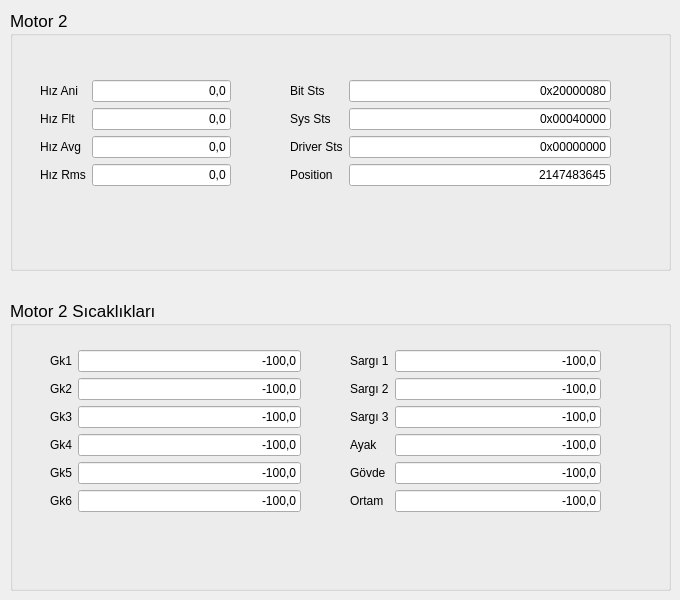
    <widget class="QWidget" name="tab_4">
     <attribute name="title">
      <string>Motor 2</string>
     </attribute>
     <widget class="QGroupBox" name="Motor2">
      <property name="geometry">
       <rect>
        <x>10</x>
        <y>10</y>
        <width>661</width>
        <height>261</height>
       </rect>
      </property>
      <property name="font">
       <font>
        <pointsize>13</pointsize>
       </font>
      </property>
      <property name="title">
       <string>Motor 2</string>
      </property>
      <widget class="QWidget" name="layoutWidget_4">
       <property name="geometry">
        <rect>
         <x>30</x>
         <y>70</y>
         <width>191</width>
         <height>151</height>
        </rect>
       </property>
       <layout class="QFormLayout" name="formLayout_21">
        <item row="0" column="0">
         <widget class="QLabel" name="HizAni_2">
          <property name="font">
           <font>
            <pointsize>9</pointsize>
           </font>
          </property>
          <property name="text">
           <string>Hız Ani</string>
          </property>
         </widget>
        </item>
        <item row="0" column="1">
         <widget class="QLineEdit" name="lineEdit_147">
          <property name="font">
           <font>
            <pointsize>9</pointsize>
           </font>
          </property>
          <property name="text">
           <string>0,0</string>
          </property>
          <property name="alignment">
           <set>Qt::AlignRight|Qt::AlignTrailing|Qt::AlignVCenter</set>
          </property>
         </widget>
        </item>
        <item row="1" column="0">
         <widget class="QLabel" name="HizFlt_2">
          <property name="font">
           <font>
            <pointsize>9</pointsize>
           </font>
          </property>
          <property name="text">
           <string>Hız Flt</string>
          </property>
         </widget>
        </item>
        <item row="1" column="1">
         <widget class="QLineEdit" name="lineEdit_148">
          <property name="font">
           <font>
            <pointsize>9</pointsize>
           </font>
          </property>
          <property name="text">
           <string>0,0</string>
          </property>
          <property name="alignment">
           <set>Qt::AlignRight|Qt::AlignTrailing|Qt::AlignVCenter</set>
          </property>
         </widget>
        </item>
        <item row="2" column="0">
         <widget class="QLabel" name="HizAvg_2">
          <property name="font">
           <font>
            <pointsize>9</pointsize>
           </font>
          </property>
          <property name="text">
           <string>Hız Avg</string>
          </property>
         </widget>
        </item>
        <item row="2" column="1">
         <widget class="QLineEdit" name="lineEdit_149">
          <property name="font">
           <font>
            <pointsize>9</pointsize>
           </font>
          </property>
          <property name="text">
           <string>0,0</string>
          </property>
          <property name="alignment">
           <set>Qt::AlignRight|Qt::AlignTrailing|Qt::AlignVCenter</set>
          </property>
         </widget>
        </item>
        <item row="3" column="0">
         <widget class="QLabel" name="HizRms_2">
          <property name="font">
           <font>
            <pointsize>9</pointsize>
           </font>
          </property>
          <property name="text">
           <string>Hız Rms</string>
          </property>
         </widget>
        </item>
        <item row="3" column="1">
         <widget class="QLineEdit" name="lineEdit_150">
          <property name="font">
           <font>
            <pointsize>9</pointsize>
           </font>
          </property>
          <property name="text">
           <string>0,0</string>
          </property>
          <property name="alignment">
           <set>Qt::AlignRight|Qt::AlignTrailing|Qt::AlignVCenter</set>
          </property>
         </widget>
        </item>
       </layout>
      </widget>
      <widget class="QWidget" name="layoutWidget_5">
       <property name="geometry">
        <rect>
         <x>280</x>
         <y>70</y>
         <width>321</width>
         <height>141</height>
        </rect>
       </property>
       <layout class="QFormLayout" name="formLayout_22">
        <item row="0" column="0">
         <widget class="QLabel" name="BitSts_2">
          <property name="font">
           <font>
            <pointsize>9</pointsize>
           </font>
          </property>
          <property name="text">
           <string>Bit Sts</string>
          </property>
         </widget>
        </item>
        <item row="0" column="1">
         <widget class="QLineEdit" name="lineEdit_151">
          <property name="font">
           <font>
            <pointsize>9</pointsize>
           </font>
          </property>
          <property name="text">
           <string>0x20000080</string>
          </property>
          <property name="alignment">
           <set>Qt::AlignRight|Qt::AlignTrailing|Qt::AlignVCenter</set>
          </property>
         </widget>
        </item>
        <item row="1" column="0">
         <widget class="QLabel" name="SysSts_2">
          <property name="font">
           <font>
            <pointsize>9</pointsize>
           </font>
          </property>
          <property name="text">
           <string>Sys Sts</string>
          </property>
         </widget>
        </item>
        <item row="1" column="1">
         <widget class="QLineEdit" name="lineEdit_152">
          <property name="font">
           <font>
            <pointsize>9</pointsize>
           </font>
          </property>
          <property name="text">
           <string>0x00040000</string>
          </property>
          <property name="alignment">
           <set>Qt::AlignRight|Qt::AlignTrailing|Qt::AlignVCenter</set>
          </property>
         </widget>
        </item>
        <item row="2" column="0">
         <widget class="QLabel" name="DriverSts_2">
          <property name="font">
           <font>
            <pointsize>9</pointsize>
           </font>
          </property>
          <property name="text">
           <string>Driver Sts</string>
          </property>
         </widget>
        </item>
        <item row="2" column="1">
         <widget class="QLineEdit" name="lineEdit_153">
          <property name="font">
           <font>
            <pointsize>9</pointsize>
           </font>
          </property>
          <property name="text">
           <string>0x00000000</string>
          </property>
          <property name="alignment">
           <set>Qt::AlignRight|Qt::AlignTrailing|Qt::AlignVCenter</set>
          </property>
         </widget>
        </item>
        <item row="3" column="0">
         <widget class="QLabel" name="Position_2">
          <property name="font">
           <font>
            <pointsize>9</pointsize>
           </font>
          </property>
          <property name="text">
           <string>Position</string>
          </property>
         </widget>
        </item>
        <item row="3" column="1">
         <widget class="QLineEdit" name="lineEdit_154">
          <property name="font">
           <font>
            <pointsize>9</pointsize>
           </font>
          </property>
          <property name="text">
           <string>2147483645</string>
          </property>
          <property name="alignment">
           <set>Qt::AlignRight|Qt::AlignTrailing|Qt::AlignVCenter</set>
          </property>
         </widget>
        </item>
       </layout>
      </widget>
     </widget>
     <widget class="QGroupBox" name="Motor2Sicakliklari">
      <property name="geometry">
       <rect>
        <x>10</x>
        <y>300</y>
        <width>661</width>
        <height>291</height>
       </rect>
      </property>
      <property name="font">
       <font>
        <pointsize>13</pointsize>
       </font>
      </property>
      <property name="title">
       <string>Motor 2 Sıcaklıkları</string>
      </property>
      <widget class="QWidget" name="layoutWidget_8">
       <property name="geometry">
        <rect>
         <x>40</x>
         <y>50</y>
         <width>251</width>
         <height>205</height>
        </rect>
       </property>
       <layout class="QFormLayout" name="formLayout_25">
        <item row="0" column="0">
         <widget class="QLabel" name="Gk1_2">
          <property name="font">
           <font>
            <pointsize>9</pointsize>
           </font>
          </property>
          <property name="text">
           <string>Gk1</string>
          </property>
         </widget>
        </item>
        <item row="0" column="1">
         <widget class="QLineEdit" name="lineEdit_163">
          <property name="font">
           <font>
            <pointsize>9</pointsize>
           </font>
          </property>
          <property name="text">
           <string>-100,0</string>
          </property>
          <property name="alignment">
           <set>Qt::AlignRight|Qt::AlignTrailing|Qt::AlignVCenter</set>
          </property>
         </widget>
        </item>
        <item row="1" column="0">
         <widget class="QLabel" name="Gk2_2">
          <property name="font">
           <font>
            <pointsize>9</pointsize>
           </font>
          </property>
          <property name="text">
           <string>Gk2</string>
          </property>
         </widget>
        </item>
        <item row="1" column="1">
         <widget class="QLineEdit" name="lineEdit_164">
          <property name="font">
           <font>
            <pointsize>9</pointsize>
           </font>
          </property>
          <property name="text">
           <string>-100,0</string>
          </property>
          <property name="alignment">
           <set>Qt::AlignRight|Qt::AlignTrailing|Qt::AlignVCenter</set>
          </property>
         </widget>
        </item>
        <item row="2" column="0">
         <widget class="QLabel" name="Gk3_2">
          <property name="font">
           <font>
            <pointsize>9</pointsize>
           </font>
          </property>
          <property name="text">
           <string>Gk3</string>
          </property>
         </widget>
        </item>
        <item row="2" column="1">
         <widget class="QLineEdit" name="lineEdit_165">
          <property name="font">
           <font>
            <pointsize>9</pointsize>
           </font>
          </property>
          <property name="text">
           <string>-100,0</string>
          </property>
          <property name="alignment">
           <set>Qt::AlignRight|Qt::AlignTrailing|Qt::AlignVCenter</set>
          </property>
         </widget>
        </item>
        <item row="3" column="0">
         <widget class="QLabel" name="Gk4_2">
          <property name="font">
           <font>
            <pointsize>9</pointsize>
           </font>
          </property>
          <property name="text">
           <string>Gk4</string>
          </property>
         </widget>
        </item>
        <item row="3" column="1">
         <widget class="QLineEdit" name="lineEdit_166">
          <property name="font">
           <font>
            <pointsize>9</pointsize>
           </font>
          </property>
          <property name="text">
           <string>-100,0</string>
          </property>
          <property name="alignment">
           <set>Qt::AlignRight|Qt::AlignTrailing|Qt::AlignVCenter</set>
          </property>
         </widget>
        </item>
        <item row="4" column="0">
         <widget class="QLabel" name="Gk5_2">
          <property name="font">
           <font>
            <pointsize>9</pointsize>
           </font>
          </property>
          <property name="text">
           <string>Gk5</string>
          </property>
         </widget>
        </item>
        <item row="4" column="1">
         <widget class="QLineEdit" name="lineEdit_167">
          <property name="font">
           <font>
            <pointsize>9</pointsize>
           </font>
          </property>
          <property name="text">
           <string>-100,0</string>
          </property>
          <property name="alignment">
           <set>Qt::AlignRight|Qt::AlignTrailing|Qt::AlignVCenter</set>
          </property>
         </widget>
        </item>
        <item row="5" column="0">
         <widget class="QLabel" name="Gk6_2">
          <property name="font">
           <font>
            <pointsize>9</pointsize>
           </font>
          </property>
          <property name="text">
           <string>Gk6</string>
          </property>
         </widget>
        </item>
        <item row="5" column="1">
         <widget class="QLineEdit" name="lineEdit_168">
          <property name="font">
           <font>
            <pointsize>9</pointsize>
           </font>
          </property>
          <property name="text">
           <string>-100,0</string>
          </property>
          <property name="alignment">
           <set>Qt::AlignRight|Qt::AlignTrailing|Qt::AlignVCenter</set>
          </property>
         </widget>
        </item>
       </layout>
      </widget>
      <widget class="QWidget" name="layoutWidget_9">
       <property name="geometry">
        <rect>
         <x>340</x>
         <y>50</y>
         <width>251</width>
         <height>205</height>
        </rect>
       </property>
       <layout class="QFormLayout" name="formLayout_26">
        <item row="0" column="0">
         <widget class="QLabel" name="Sargi1_2">
          <property name="font">
           <font>
            <pointsize>9</pointsize>
           </font>
          </property>
          <property name="text">
           <string>Sargı 1</string>
          </property>
         </widget>
        </item>
        <item row="0" column="1">
         <widget class="QLineEdit" name="lineEdit_169">
          <property name="font">
           <font>
            <pointsize>9</pointsize>
           </font>
          </property>
          <property name="text">
           <string>-100,0</string>
          </property>
          <property name="alignment">
           <set>Qt::AlignRight|Qt::AlignTrailing|Qt::AlignVCenter</set>
          </property>
         </widget>
        </item>
        <item row="1" column="0">
         <widget class="QLabel" name="Sargi2_2">
          <property name="font">
           <font>
            <pointsize>9</pointsize>
           </font>
          </property>
          <property name="text">
           <string>Sargı 2</string>
          </property>
         </widget>
        </item>
        <item row="1" column="1">
         <widget class="QLineEdit" name="lineEdit_170">
          <property name="font">
           <font>
            <pointsize>9</pointsize>
           </font>
          </property>
          <property name="text">
           <string>-100,0</string>
          </property>
          <property name="alignment">
           <set>Qt::AlignRight|Qt::AlignTrailing|Qt::AlignVCenter</set>
          </property>
         </widget>
        </item>
        <item row="2" column="0">
         <widget class="QLabel" name="Sargi3_2">
          <property name="font">
           <font>
            <pointsize>9</pointsize>
           </font>
          </property>
          <property name="text">
           <string>Sargı 3</string>
          </property>
         </widget>
        </item>
        <item row="2" column="1">
         <widget class="QLineEdit" name="lineEdit_179">
          <property name="font">
           <font>
            <pointsize>9</pointsize>
           </font>
          </property>
          <property name="text">
           <string>-100,0</string>
          </property>
          <property name="alignment">
           <set>Qt::AlignRight|Qt::AlignTrailing|Qt::AlignVCenter</set>
          </property>
         </widget>
        </item>
        <item row="3" column="0">
         <widget class="QLabel" name="Ayak_2">
          <property name="font">
           <font>
            <pointsize>9</pointsize>
           </font>
          </property>
          <property name="text">
           <string>Ayak</string>
          </property>
         </widget>
        </item>
        <item row="3" column="1">
         <widget class="QLineEdit" name="lineEdit_180">
          <property name="font">
           <font>
            <pointsize>9</pointsize>
           </font>
          </property>
          <property name="text">
           <string>-100,0</string>
          </property>
          <property name="alignment">
           <set>Qt::AlignRight|Qt::AlignTrailing|Qt::AlignVCenter</set>
          </property>
         </widget>
        </item>
        <item row="4" column="0">
         <widget class="QLabel" name="Govde_2">
          <property name="font">
           <font>
            <pointsize>9</pointsize>
           </font>
          </property>
          <property name="text">
           <string>Gövde</string>
          </property>
         </widget>
        </item>
        <item row="4" column="1">
         <widget class="QLineEdit" name="lineEdit_181">
          <property name="font">
           <font>
            <pointsize>9</pointsize>
           </font>
          </property>
          <property name="text">
           <string>-100,0</string>
          </property>
          <property name="alignment">
           <set>Qt::AlignRight|Qt::AlignTrailing|Qt::AlignVCenter</set>
          </property>
         </widget>
        </item>
        <item row="5" column="0">
         <widget class="QLabel" name="Ortam_2">
          <property name="font">
           <font>
            <pointsize>9</pointsize>
           </font>
          </property>
          <property name="text">
           <string>Ortam</string>
          </property>
         </widget>
        </item>
        <item row="5" column="1">
         <widget class="QLineEdit" name="lineEdit_182">
          <property name="font">
           <font>
            <pointsize>9</pointsize>
           </font>
          </property>
          <property name="text">
           <string>-100,0</string>
          </property>
          <property name="alignment">
           <set>Qt::AlignRight|Qt::AlignTrailing|Qt::AlignVCenter</set>
          </property>
         </widget>
        </item>
       </layout>
      </widget>
     </widget>
    </widget>
